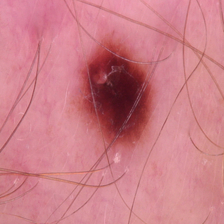
#> input picture dataset - Copy/benign/b1065.jpg, 224 x 224 px
$ python -i extraction.py   (imports and definitions only)
#> lines starting #> are read from the running program, lines starting #| are printed output that depends on the picture; after the words box and inside, x2 and y2 are one past the last pixel; in counts of white or black regions, pixels touching at a corner belong together
#> further down, picture is the input picture: shape (224, 224, 3); mean B, G, R 135.7, 125.9, 204.1
import cv2
import numpy as np
import matplotlib.pyplot as plt

def extract_mole(image, k=3, show_steps=True):
#> called with k = 3, show_steps = True
    blurred = cv2.medianBlur(image, 5)
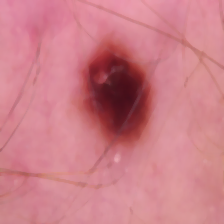
#> blurred: shape (224, 224, 3); mean B, G, R 136.3, 126.4, 204.7
    hsv_img = cv2.cvtColor(blurred, cv2.COLOR_BGR2HSV)
#> hsv_img: shape (224, 224, 3); mean H, S, V 162.1, 101.3, 204.7

    Z = hsv_img.reshape(-1, 3).astype(np.float32)
    _, labels, centers = cv2.kmeans(Z, k, None,
                                    criteria=(cv2.TERM_CRITERIA_EPS + cv2.TERM_CRITERIA_MAX_ITER, 100, 1.0),
                                    attempts=10, flags=cv2.KMEANS_PP_CENTERS)
#> centers = [[175.8, 93.26, 214.1], [0.618, 105.1, 199.2], [176.7, 176.5, 117.8]]

    labels = labels.flatten()
    skin_index = -1
    min_distance = float('inf')

    for i in range(k):
        cluster_mask = (labels == i)
        cluster_pixels = hsv_img.reshape(-1, 3)[cluster_mask]

        if cluster_pixels.size == 0:
            continue

        h_mean = np.mean(cluster_pixels[:, 0])
        s_mean = np.mean(cluster_pixels[:, 1])
        v_mean = np.mean(cluster_pixels[:, 2])

        # Skin is usually high value, medium saturation
        distance = abs(s_mean - 60) + abs(v_mean - 200)         #60 i 200
        if distance < min_distance:
            min_distance = distance
            skin_index = i
#> this loop made 3 passes
#> (h_mean, s_mean, v_mean, distance, min_distance) on passes 1 to 2: (175.8, 93.26, 214.1, 47.35, 47.35), (0.618, 105.1, 199.2, 45.86, 45.86)
#> (h_mean, s_mean, v_mean, distance) on pass 3: (176.7, 176.5, 117.8, 198.7)
#> after the loop, min_distance = 45.86; skin_index = 1

    # Create skin mask
    skin_mask = np.zeros(labels.shape, dtype=np.uint8)
    skin_mask[labels == skin_index] = 255
    skin_mask = skin_mask.reshape(image.shape[:2])

    # Invert to get mole mask
    mole_mask = cv2.bitwise_not(skin_mask)
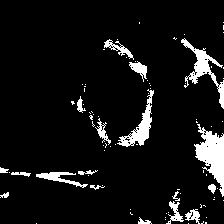
#> skin_mask: shape (224, 224); 7.9% white; 83 white regions (65 under 20 px), largest, box (x1, y1, x2, y2) and area: (194, 124, 224, 197) 1056, (181, 38, 224, 109) 708, (117, 89, 154, 147) 593

    # Clean up small regions
    kernel = np.ones((7, 7), np.uint8)
    mole_mask = cv2.morphologyEx(mole_mask, cv2.MORPH_OPEN, kernel)
    mole_mask = cv2.morphologyEx(mole_mask, cv2.MORPH_CLOSE, kernel)
    mole_mask = cv2.dilate(mole_mask, kernel, iterations=1)

    # Apply mask to original image
    mole = cv2.bitwise_and(image, image, mask=mole_mask)
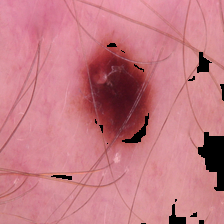
#> mole: shape (224, 224, 3); mean B, G, R 131.3, 121.4, 197.2

    #skin = cv2.bitwise_and(image, image, mask=skin_mask)

    if show_steps:
        clustered = centers[labels.astype(int)].reshape(image.shape).astype(np.uint8)
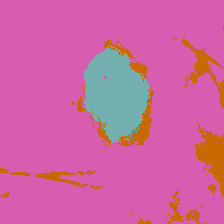
#> clustered: shape (224, 224, 3); mean B, G, R 161.3, 101, 204.6

        plt.figure(figsize=(18, 5))
        plt.subplot(1, 5, 1)
        plt.imshow(cv2.cvtColor(image, cv2.COLOR_BGR2RGB))
        plt.title("Original")

        plt.subplot(1, 5, 2)
        plt.imshow(clustered)
        plt.title("Clustered")

        plt.subplot(1, 5, 3)
        plt.imshow(skin_mask, cmap='gray')
        plt.title("Skin Mask")

        plt.subplot(1, 5, 4)
        plt.imshow(mole_mask, cmap='gray')
        plt.title("Mole Mask")

        plt.subplot(1, 5, 5)
        plt.imshow(cv2.cvtColor(mole, cv2.COLOR_BGR2RGB))
        plt.title("Extracted Mole")
        plt.tight_layout()
        plt.show()
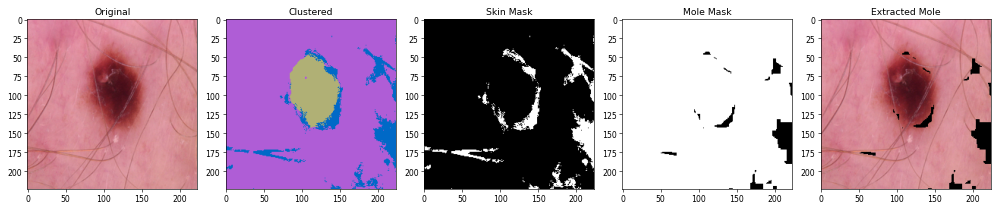
#> figure drawn by matplotlib, 5 panels; B, G, R data is drawn as R, G, B

    return mole, mole_mask                                                                  #, skin_mask

"""
def auto_get_brown_hsv_bounds(image_bgr, mole_mask, margin=10):

    #Automatically computes lower and upper HSV bounds for brown from the mole region.
    #Adds a margin to include nearby brown shades.

    hsv = cv2.cvtColor(image_bgr, cv2.COLOR_BGR2HSV)
    mole_pixels = hsv[mole_mask > 0]

    if mole_pixels.size == 0:
        print("No mole pixels found in mask.")
        return np.array([0, 0, 0]), np.array([179, 255, 255])

    # Get min and max with optional margin
    h_min = max(np.min(mole_pixels[:, 0]) - margin, 0)
    s_min = max(np.min(mole_pixels[:, 1]) - margin, 0)
    v_min = max(np.min(mole_pixels[:, 2]) - margin, 0)

    h_max = min(np.max(mole_pixels[:, 0]) + margin, 179)
    s_max = min(np.max(mole_pixels[:, 1]) + margin, 255)
    v_max = min(np.max(mole_pixels[:, 2]) + margin, 255)

    lower_brown = np.array([h_min, s_min, v_min])
    upper_brown = np.array([h_max, s_max, v_max])

    return np.array([h_min, s_min, v_min], dtype=np.uint8), np.array([h_max, s_max, v_max], dtype=np.uint8)

    #return lower_brown, upper_brown
"""

>>> import cv2
>>> picture = cv2.imread('dataset - Copy/benign/b1065.jpg')
>>> result = extract_mole(picture)

$ run again, on dataset - Copy/benign/b11.jpg
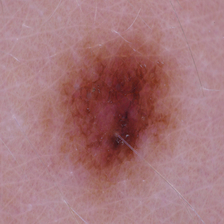
#> input picture dataset - Copy/benign/b11.jpg, 224 x 224 px
#> picture is the input picture: shape (224, 224, 3); mean B, G, R 122.1, 118.2, 165
#> hsv_img: shape (224, 224, 3); mean H, S, V 127.2, 78.7, 165.1
#> centers = [[2.14, 120.2, 144.9], [174.4, 58.72, 175.6], [177.7, 148.5, 113]]
#> the loop in extract_mole, `for i in range(k):` made 3 passes
#> (h_mean, s_mean, v_mean, distance, min_distance) on passes 1 to 2: (2.14, 120.2, 144.9, 115.3, 115.3), (174.4, 58.72, 175.6, 25.64, 25.64)
#> after the loop in extract_mole, `for i in range(k):`: min_distance = 25.64; skin_index = 1
#> in extract_mole, `mole_mask = cv2.bitwise_not(skin_mask)`:
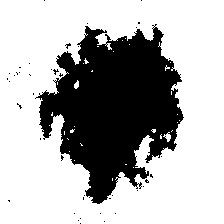
#> skin_mask: shape (224, 224); 69.1% white; 42 black regions (41 under 20 px), largest, box (x1, y1, x2, y2) and area: (35, 24, 184, 204) 15363
#> in extract_mole, `clustered = centers[labels.astype(int)].reshape(image.shape).astype(np..`:
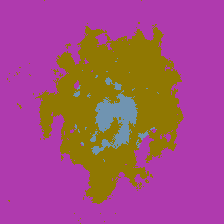
#> clustered: shape (224, 224, 3); mean B, G, R 126.9, 78.1, 164.3

$ run again, on dataset - Copy/benign/b1190.jpg
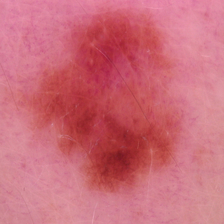
#> input picture dataset - Copy/benign/b1190.jpg, 224 x 224 px
#> picture is the input picture: shape (224, 224, 3); mean B, G, R 121.9, 108.3, 204.1
#> hsv_img: shape (224, 224, 3); mean H, S, V 166.8, 121.9, 204.2
#> centers = [[177.4, 162.1, 184.4], [174.5, 102.3, 214.1], [0.276, 148.6, 186.3]]
#> the loop in extract_mole, `for i in range(k):` made 3 passes
#> (h_mean, s_mean, v_mean, distance, min_distance) on passes 1 to 2: (177.4, 162.1, 184.4, 117.7, 117.7), (174.5, 102.3, 214.1, 56.43, 56.43)
#> after the loop in extract_mole, `for i in range(k):`: min_distance = 56.43; skin_index = 1
#> in extract_mole, `mole_mask = cv2.bitwise_not(skin_mask)`:
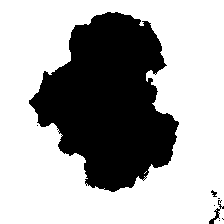
#> skin_mask: shape (224, 224); 66.2% white; 8 black regions (5 under 20 px), largest, box (x1, y1, x2, y2) and area: (29, 12, 179, 192) 16867, (209, 200, 224, 224) 84, (211, 190, 217, 197) 23
#> in extract_mole, `clustered = centers[labels.astype(int)].reshape(image.shape).astype(np..`:
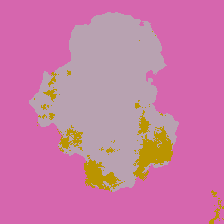
#> clustered: shape (224, 224, 3); mean B, G, R 166.3, 121.6, 203.9

$ run again, on dataset - Copy/benign/b1192.jpg
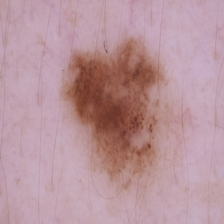
#> input picture dataset - Copy/benign/b1192.jpg, 224 x 224 px
#> picture is the input picture: shape (224, 224, 3); mean B, G, R 156.3, 149, 185
#> hsv_img: shape (224, 224, 3); mean H, S, V 128.7, 56.1, 185.3
#> centers = [[6.1, 129.1, 140.7], [167.5, 41.52, 194.1], [3.73, 73.52, 175.5]]
#> the loop in extract_mole, `for i in range(k):` made 3 passes
#> (h_mean, s_mean, v_mean, distance, min_distance) on passes 1 to 2: (6.1, 129.1, 140.7, 128.4, 128.4), (167.5, 41.52, 194.1, 24.36, 24.36)
#> after the loop in extract_mole, `for i in range(k):`: min_distance = 24.36; skin_index = 1
#> in extract_mole, `mole_mask = cv2.bitwise_not(skin_mask)`:
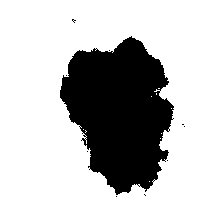
#> skin_mask: shape (224, 224); 76.1% white; 10 black regions (9 under 20 px), largest, box (x1, y1, x2, y2) and area: (60, 36, 174, 195) 11966
#> in extract_mole, `clustered = centers[labels.astype(int)].reshape(image.shape).astype(np..`:
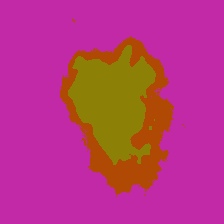
#> clustered: shape (224, 224, 3); mean B, G, R 128.2, 55.6, 185.1
